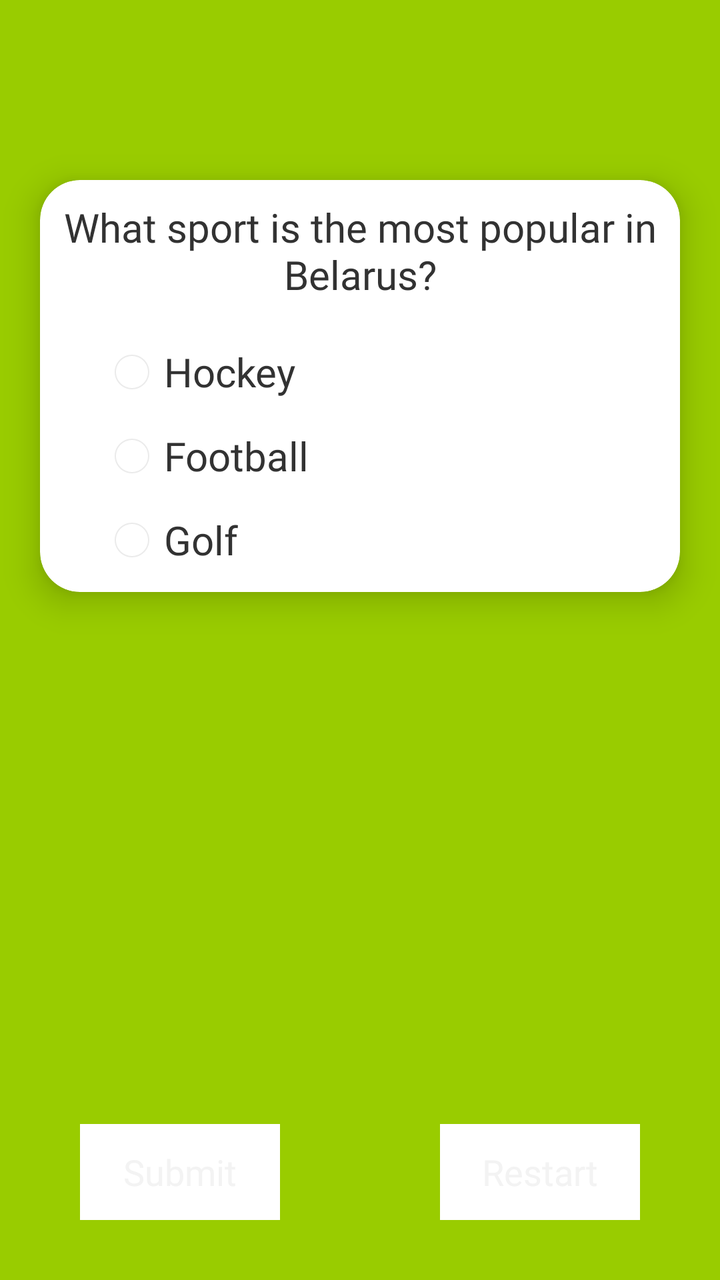
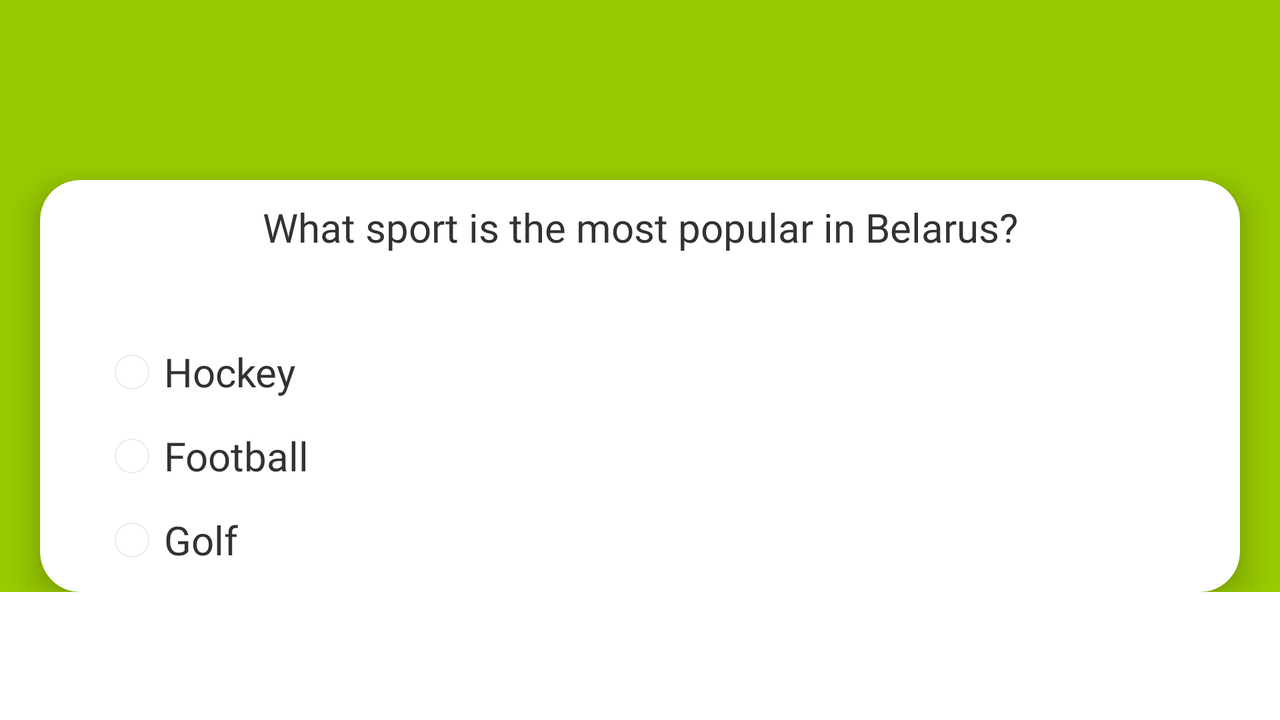

First picture: res/layout/ on a phone held upright. Second picture: the repository's own variant of that layout, on a device whose configuration matches the variant's folder. Source for both follows.
<!-- AndroidManifest.xml: application theme AppTheme.Splash -->
<!-- res/layout/seventh_page_slider.xml -->
<?xml version="1.0" encoding="utf-8"?>
<RelativeLayout xmlns:android="http://schemas.android.com/apk/res/android"
    xmlns:app="http://schemas.android.com/apk/res-auto"
    android:layout_width="match_parent"
    android:layout_height="match_parent"
    android:background="@android:color/holo_green_light">
    <ImageView
        android:id="@+id/trophy"
        android:layout_width="wrap_content"
        android:layout_height="wrap_content"
        android:layout_centerHorizontal="true"
        android:layout_marginTop="@dimen/imageMarginTop"
        android:contentDescription="@string/icon_question7_description"
        android:src="@drawable/trophy" />
    

    <android.support.v7.widget.CardView
        android:layout_width="match_parent"
        android:layout_height="wrap_content"
        android:layout_below="@id/trophy"
        android:layout_centerInParent="true"
        android:layout_marginLeft="@dimen/cardview_margin_side"
        android:layout_marginRight="@dimen/cardview_margin_side"
        android:layout_marginTop="@dimen/cardview2_top"
        app:cardBackgroundColor="@android:color/white"
        app:cardCornerRadius="@dimen/cardview_cornerradius"
        app:cardElevation="@dimen/cardview_elevation">


        <TextView
            android:id="@+id/question7"
            android:layout_width="wrap_content"
            android:layout_height="wrap_content"
            android:layout_gravity="center_horizontal"
            android:layout_marginLeft="@dimen/q2_text_margin_side"
            android:layout_marginRight="@dimen/q2_text_margin_side"
            android:layout_marginTop="@dimen/question_text_margin_top"
            android:fontFamily="@font/delius_swash_caps"
            android:text="@string/question7"
            android:textAlignment="center"
            android:textColor="@android:color/secondary_text_light"
            android:textSize="@dimen/question_text_size" />

        <RadioGroup
            android:id="@+id/radiogroup5"
            android:layout_width="match_parent"
            android:layout_height="wrap_content"
            android:layout_marginLeft="@dimen/radiogroup1_margin_side"
            android:layout_marginRight="@dimen/radiogroup1_margin_side"
            android:layout_marginTop="@dimen/q5a1_margin_top"
            android:orientation="vertical">

            <RadioButton
                android:id="@+id/q7a1"
                android:layout_width="wrap_content"
                android:layout_height="wrap_content"
                android:layout_marginBottom="@dimen/radiobutton_margin_bottom"
                android:fontFamily="@font/delius_swash_caps"
                android:onClick="addPointForQuestion7"
                android:text="@string/hockey"
                android:textColor="@android:color/secondary_text_light"
                android:textSize="@dimen/textSize" />

            <RadioButton
                android:id="@+id/q7a2"
                android:layout_width="wrap_content"
                android:layout_height="wrap_content"
                android:layout_marginBottom="@dimen/radiobutton_margin_bottom"
                android:fontFamily="@font/delius_swash_caps"
                android:onClick="addPointForQuestion7"
                android:text="@string/football"
                android:textColor="@android:color/secondary_text_light"
                android:textSize="@dimen/textSize" />

            <RadioButton
                android:id="@+id/q7a3"
                android:layout_width="wrap_content"
                android:layout_height="wrap_content"
                android:layout_marginBottom="@dimen/last_radiobutton_margin_bottom"
                android:fontFamily="@font/delius_swash_caps"
                android:onClick="addPointForQuestion7"
                android:text="@string/golf"
                android:textColor="@android:color/secondary_text_light"
                android:textSize="@dimen/textSize" />

        </RadioGroup>
    </android.support.v7.widget.CardView>
    <LinearLayout
        android:layout_width="match_parent"
        android:layout_height="wrap_content"
        android:orientation="horizontal"
        android:layout_alignParentBottom="true"
        android:layout_marginBottom="@dimen/nextButton_margin_bottom">

    <Button
        android:id="@+id/result_button"
        android:layout_width="0dp"
        android:layout_height="wrap_content"
        android:layout_weight="1"
        android:layout_marginLeft="@dimen/margin_left_submit"
        android:layout_marginStart="@dimen/margin_left_submit"
        android:layout_marginRight="@dimen/margin_right_submit"
        android:layout_marginEnd="@dimen/margin_right_submit"
        android:text="@string/result"
        android:layout_gravity="center_horizontal"
        android:textSize="@dimen/ButtonTextSize"
        android:fontFamily="@font/delius_swash_caps"
        android:background="@android:color/white"
        android:onClick="showResult"/>

        <Button
            android:id="@+id/restart"
            android:layout_width="0dp"
            android:layout_height="wrap_content"
            android:layout_weight="1"
            android:textSize="@dimen/ButtonTextSize"
            android:layout_gravity="center_horizontal"
            android:layout_marginStart="@dimen/margin_left_restart"
            android:layout_marginLeft="@dimen/margin_left_restart"
            android:layout_marginRight="@dimen/margin_right_restart"
            android:layout_marginEnd="@dimen/margin_right_restart"
            android:fontFamily="@font/delius_swash_caps"
            android:background="@android:color/white"
            android:onClick="restartQuiz"
            android:text="@string/restart_button" />
    </LinearLayout>
</RelativeLayout>
<!-- resources referenced by this layout -->
<resources>
  <dimen name="ButtonTextSize">18sp</dimen>
  <dimen name="cardview2_top">60dp</dimen>
  <dimen name="cardview_cornerradius">20dp</dimen>
  <dimen name="cardview_elevation">10dp</dimen>
  <dimen name="cardview_margin_side">20dp</dimen>
  <dimen name="imageMarginTop">30dp</dimen>
  <dimen name="last_radiobutton_margin_bottom">10dp</dimen>
  <dimen name="margin_left_restart">40dp</dimen>
  <dimen name="margin_left_submit">40dp</dimen>
  <dimen name="margin_right_restart">40dp</dimen>
  <dimen name="margin_right_submit">40dp</dimen>
  <dimen name="nextButton_margin_bottom">30dp</dimen>
  <dimen name="q2_text_margin_side">10dp</dimen>
  <dimen name="q5a1_margin_top">80dp</dimen>
  <dimen name="question_text_margin_top">10dp</dimen>
  <dimen name="question_text_size">20sp</dimen>
  <dimen name="radiobutton_margin_bottom">10dp</dimen>
  <dimen name="radiogroup1_margin_side">30dp</dimen>
  <dimen name="textSize">20sp</dimen>
  <string name="football">Football</string>
  <string name="golf">Golf</string>
  <string name="hockey">Hockey</string>
  <string name="icon_question7_description">A trophy on the navy background</string>
  <string name="question7">What sport is the most popular in Belarus?</string>
  <string name="restart_button">Restart</string>
  <string name="result">Submit</string>
  <style name="AppTheme.Splash" parent="@android:style/Theme.Holo.NoActionBar.Fullscreen">
          <item name="android:windowBackground">@drawable/splash_screen</item>
      </style>
  <!-- drawable splash_screen (drawable) -->
  <?xml version="1.0" encoding="utf-8"?>
  <layer-list xmlns:android="http://schemas.android.com/apk/res/android"
      android:opacity="opaque">
      <item android:drawable="@android:color/white"/>
      <item>
          <bitmap android:src="@drawable/knapweed128"
              android:gravity="center"
              />
      </item>
  </layer-list>
</resources>
<!-- res/layout-land/seventh_page_slider.xml (the repository's variant of the layout above) -->
<!-- drawn on the phone turned sideways -->
<?xml version="1.0" encoding="utf-8"?>
<ScrollView
    xmlns:android="http://schemas.android.com/apk/res/android"
    xmlns:app="http://schemas.android.com/apk/res-auto"
    android:layout_width="match_parent"
    android:layout_height="match_parent">


<RelativeLayout
    android:layout_width="match_parent"
    android:layout_height="wrap_content"
    android:background="@android:color/holo_green_light">
    <ImageView
        android:id="@+id/trophy"
        android:layout_width="wrap_content"
        android:layout_height="wrap_content"
        android:layout_centerHorizontal="true"
        android:layout_marginTop="@dimen/imageMarginTop"
        android:contentDescription="@string/icon_question7_description"
        android:src="@drawable/trophy" />
    

    <android.support.v7.widget.CardView
        android:layout_width="match_parent"
        android:layout_height="wrap_content"
        android:layout_below="@id/trophy"
        android:layout_marginLeft="@dimen/cardview_margin_side"
        android:layout_marginRight="@dimen/cardview_margin_side"
        android:layout_marginTop="@dimen/cardview2_top"
        app:cardBackgroundColor="@android:color/white"
        app:cardCornerRadius="@dimen/cardview_cornerradius"
        app:cardElevation="@dimen/cardview_elevation">


        <TextView
            android:id="@+id/question7"
            android:layout_width="wrap_content"
            android:layout_height="wrap_content"
            android:layout_gravity="center_horizontal"
            android:layout_marginLeft="@dimen/q2_text_margin_side"
            android:layout_marginRight="@dimen/q2_text_margin_side"
            android:layout_marginTop="@dimen/question_text_margin_top"
            android:fontFamily="@font/delius_swash_caps"
            android:text="@string/question7"
            android:textAlignment="center"
            android:textColor="@android:color/secondary_text_light"
            android:textSize="@dimen/question_text_size" />

        <RadioGroup
            android:id="@+id/radiogroup5"
            android:layout_width="match_parent"
            android:layout_height="wrap_content"
            android:layout_marginLeft="@dimen/radiogroup1_margin_side"
            android:layout_marginRight="@dimen/radiogroup1_margin_side"
            android:layout_marginTop="@dimen/q5a1_margin_top"
            android:orientation="vertical">

            <RadioButton
                android:id="@+id/q7a1"
                android:layout_width="wrap_content"
                android:layout_height="wrap_content"
                android:layout_marginBottom="@dimen/radiobutton_margin_bottom"
                android:fontFamily="@font/delius_swash_caps"
                android:onClick="addPointForQuestion7"
                android:text="@string/hockey"
                android:textColor="@android:color/secondary_text_light"
                android:textSize="@dimen/textSize" />

            <RadioButton
                android:id="@+id/q7a2"
                android:layout_width="wrap_content"
                android:layout_height="wrap_content"
                android:layout_marginBottom="@dimen/radiobutton_margin_bottom"
                android:fontFamily="@font/delius_swash_caps"
                android:onClick="addPointForQuestion7"
                android:text="@string/football"
                android:textColor="@android:color/secondary_text_light"
                android:textSize="@dimen/textSize" />

            <RadioButton
                android:id="@+id/q7a3"
                android:layout_width="wrap_content"
                android:layout_height="wrap_content"
                android:layout_marginBottom="@dimen/last_radiobutton_margin_bottom"
                android:fontFamily="@font/delius_swash_caps"
                android:onClick="addPointForQuestion7"
                android:text="@string/golf"
                android:textColor="@android:color/secondary_text_light"
                android:textSize="@dimen/textSize" />

        </RadioGroup>
    </android.support.v7.widget.CardView>
    <LinearLayout
        android:layout_width="match_parent"
        android:layout_height="wrap_content"
        android:orientation="horizontal"
        android:layout_alignParentBottom="true"
        android:layout_marginBottom="@dimen/nextButton_margin_bottom">

        <Button
            android:id="@+id/result_button"
            android:layout_width="0dp"
            android:layout_height="wrap_content"
            android:layout_weight="1"
            android:layout_marginLeft="@dimen/margin_left_submit"
            android:layout_marginStart="@dimen/margin_left_submit"
            android:layout_marginRight="@dimen/margin_right_submit"
            android:layout_marginEnd="@dimen/margin_right_submit"
            android:text="@string/result"
            android:layout_gravity="center_horizontal"
            android:textSize="@dimen/ButtonTextSize"
            android:fontFamily="@font/delius_swash_caps"
            android:background="@android:color/white"
            android:onClick="showResult"/>

        <Button
            android:id="@+id/restart"
            android:layout_width="0dp"
            android:layout_height="wrap_content"
            android:layout_weight="1"
            android:textSize="@dimen/ButtonTextSize"
            android:layout_gravity="center_horizontal"
            android:layout_marginStart="@dimen/margin_left_restart"
            android:layout_marginLeft="@dimen/margin_left_restart"
            android:layout_marginRight="@dimen/margin_right_restart"
            android:layout_marginEnd="@dimen/margin_right_restart"
            android:fontFamily="@font/delius_swash_caps"
            android:background="@android:color/white"
            android:onClick="restartQuiz"
            android:text="@string/restart_button" />
    </LinearLayout>
</RelativeLayout>
</ScrollView>
